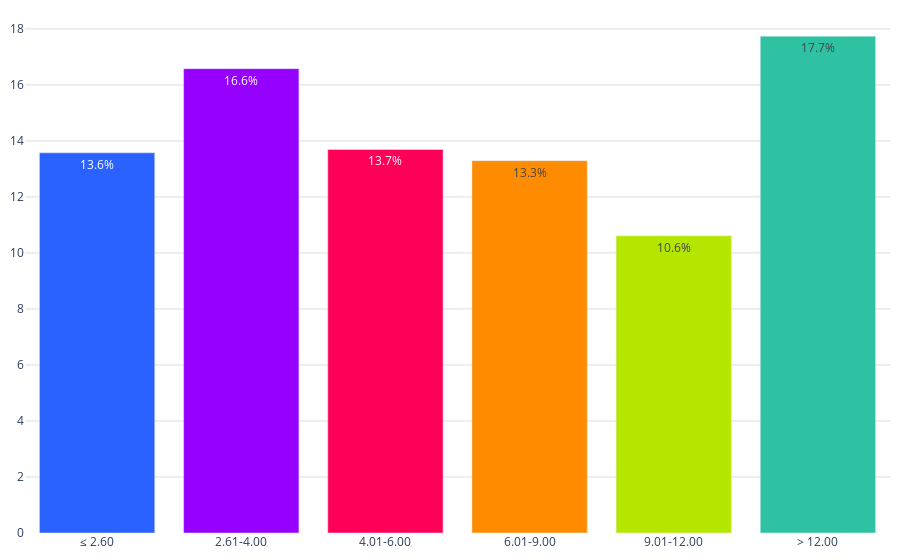

Notebook code cell kept with this figure:
### Code cell
labels = conteo_ingresos['rango_ingresos']
values = conteo_ingresos['porcentajes']
colores = ['#2962ff', '#9500ff', '#ff0059', '#ff8c00', '#b4e600', '#2EC2A2','#E50CB6']

fig = go.Figure()
fig.add_trace(go.Bar(
        x=labels, 
        y=values, 
        marker_color=colores,
        text=values,  # Texto que se mostrará en las barras (porcentaje)
        textposition='inside',  # Posición del texto (puede ser 'inside' o 'outside')
        texttemplate='%{text:.1f}%', 
    )
)    
fig.update_layout(
    #barmode='stack', 
    #title='Porcentaje de créditos en UMAS (2022)',
    #title_font_size = 22,
    yaxis=dict(
        #title='M', # Título del eje y
        gridcolor='#dddcda', # Color de las líneas que dividen los rangos del eje Y         
    ),  margin=dict(l=10, r=10, t=10, b=10),  # Ajusta los márgenes (left, right, top, bottom)
    plot_bgcolor='rgba(0,0,0,0)',  # Color de fondo del gráfico
    legend=dict(
        yanchor="top",
        y=0.99,
    )
)

# Exportar gráfica como archivo HTML
def guardar_grafico_como_html(fig, nombre_archivo, carpeta='assets\graficas'):
    # Crear la carpeta si no existe
    if not os.path.exists(carpeta):
        os.makedirs(carpeta)
    # Gráfica como archivo HTML en la carpeta especificada
    pio.write_html(fig, f'{carpeta}/{nombre_archivo}.html')
guardar_grafico_como_html(fig, 'g_bar_creditos_umas_2024', carpeta='assets\graficas')
fig.show()

### Figure 1 — Plotly figure (JSON) as saved in the notebook; plotly's stock layout.template omitted (floating-point values rounded to 4 significant figures)
{"data": [{"marker": {"color": ["#2962ff", "#9500ff", "#ff0059", "#ff8c00", "#b4e600", "#2EC2A2", "#E50CB6"]}, "text": [13.58, 16.58, 13.7, 13.3, 10.61, 17.74], "textposition": "inside", "texttemplate": "%{text:.1f}%", "type": "bar", "x": ["≤ 2.60", "2.61-4.00", "4.01-6.00", "6.01-9.00", "9.01-12.00", "> 12.00"], "y": [13.58, 16.58, 13.7, 13.3, 10.61, 17.74]}], "layout": {"legend": {"y": 0.99, "yanchor": "top"}, "margin": {"b": 10, "l": 10, "r": 10, "t": 10}, "plot_bgcolor": "rgba(0,0,0,0)", "yaxis": {"gridcolor": "#dddcda"}}}
